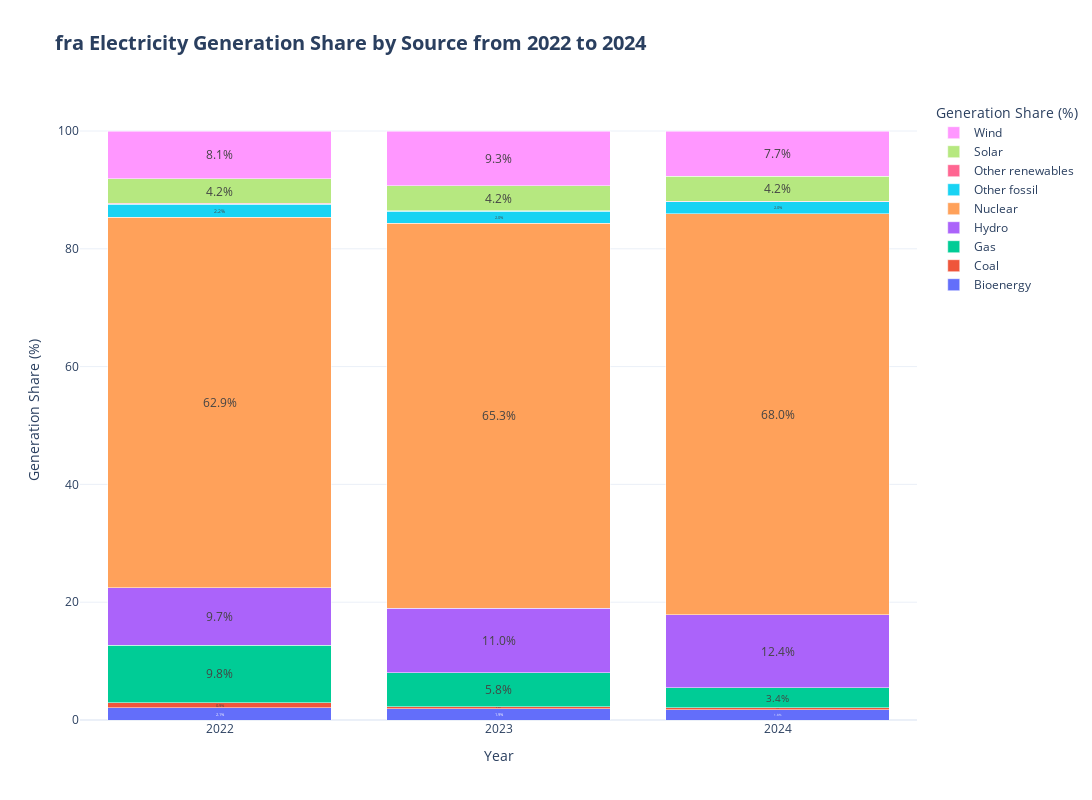

This figure's notebook cell:
### Code cell
plot_electricity_gen_share(df_fra, "France", save_as_html=True)

### Figure 1 — Plotly figure (JSON) as saved in the notebook; plotly's stock layout.template omitted (floating-point values rounded to 4 significant figures)
{"data": [{"insidetextanchor": "middle", "name": "Bioenergy", "text": ["2.1%", "1.9%", "1.8%"], "textposition": "inside", "type": "bar", "x": [2022, 2023, 2024], "y": [2.06, 1.91, 1.75]}, {"insidetextanchor": "middle", "name": "Coal", "text": ["0.9%", "0.4%", "0.3%"], "textposition": "inside", "type": "bar", "x": [2022, 2023, 2024], "y": [0.89, 0.38, 0.3]}, {"insidetextanchor": "middle", "name": "Gas", "text": ["9.8%", "5.8%", "3.4%"], "textposition": "inside", "type": "bar", "x": [2022, 2023, 2024], "y": [9.76, 5.77, 3.42]}, {"insidetextanchor": "middle", "name": "Hydro", "text": ["9.7%", "11.0%", "12.4%"], "textposition": "inside", "type": "bar", "x": [2022, 2023, 2024], "y": [9.72, 10.95, 12.43]}, {"insidetextanchor": "middle", "name": "Nuclear", "text": ["62.9%", "65.3%", "68.0%"], "textposition": "inside", "type": "bar", "x": [2022, 2023, 2024], "y": [62.91, 65.34, 68.04]}, {"insidetextanchor": "middle", "name": "Other fossil", "text": ["2.2%", "2.0%", "2.0%"], "textposition": "inside", "type": "bar", "x": [2022, 2023, 2024], "y": [2.23, 2.04, 2.02]}, {"insidetextanchor": "middle", "name": "Other renewables", "text": ["0.1%", "0.1%", "0.1%"], "textposition": "inside", "type": "bar", "x": [2022, 2023, 2024], "y": [0.13, 0.11, 0.1]}, {"insidetextanchor": "middle", "name": "Solar", "text": ["4.2%", "4.2%", "4.2%"], "textposition": "inside", "type": "bar", "x": [2022, 2023, 2024], "y": [4.19, 4.22, 4.22]}, {"insidetextanchor": "middle", "name": "Wind", "text": ["8.1%", "9.3%", "7.7%"], "textposition": "inside", "type": "bar", "x": [2022, 2023, 2024], "y": [8.11, 9.28, 7.71]}], "layout": {"barmode": "stack", "height": 800, "legend": {"title": {"text": "Generation Share (%)"}}, "title": {"font": {"size": 20}, "text": "<b>fra Electricity Generation Share by Source from 2022 to 2024</b>"}, "width": 1200, "xaxis": {"tickmode": "array", "ticktext": ["2022", "2023", "2024"], "tickvals": [2022, 2023, 2024], "title": {"text": "Year"}}, "yaxis": {"title": {"text": "Generation Share (%)"}}}}
